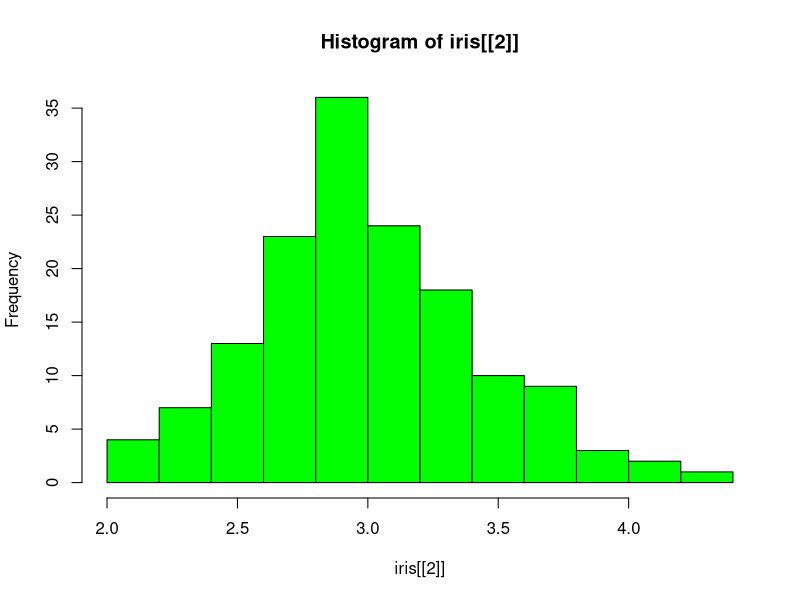

Here is the R script that generated this plot:
library(ggplot2)

mtcars$gear <- factor(mtcars$gear,levels=c(3,4,5),
  	labels=c("3gears","4gears","5gears"))
mtcars$am <- factor(mtcars$am,levels=c(0,1),
  	labels=c("Automatic","Manual"))
mtcars$cyl <- factor(mtcars$cyl,levels=c(4,6,8),
   labels=c("4cyl","6cyl","8cyl"))

# Print the gear variable of mtcars
print(mtcars$gear)

# Assign the length of mtcars to some_var
some_var <- length(mtcars)

# Uncomment this to see the plot
# print(qplot(mpg, data=mtcars, geom="density", fill=gear, alpha=I(.5)))

hist(iris[[2]], col = 'green')